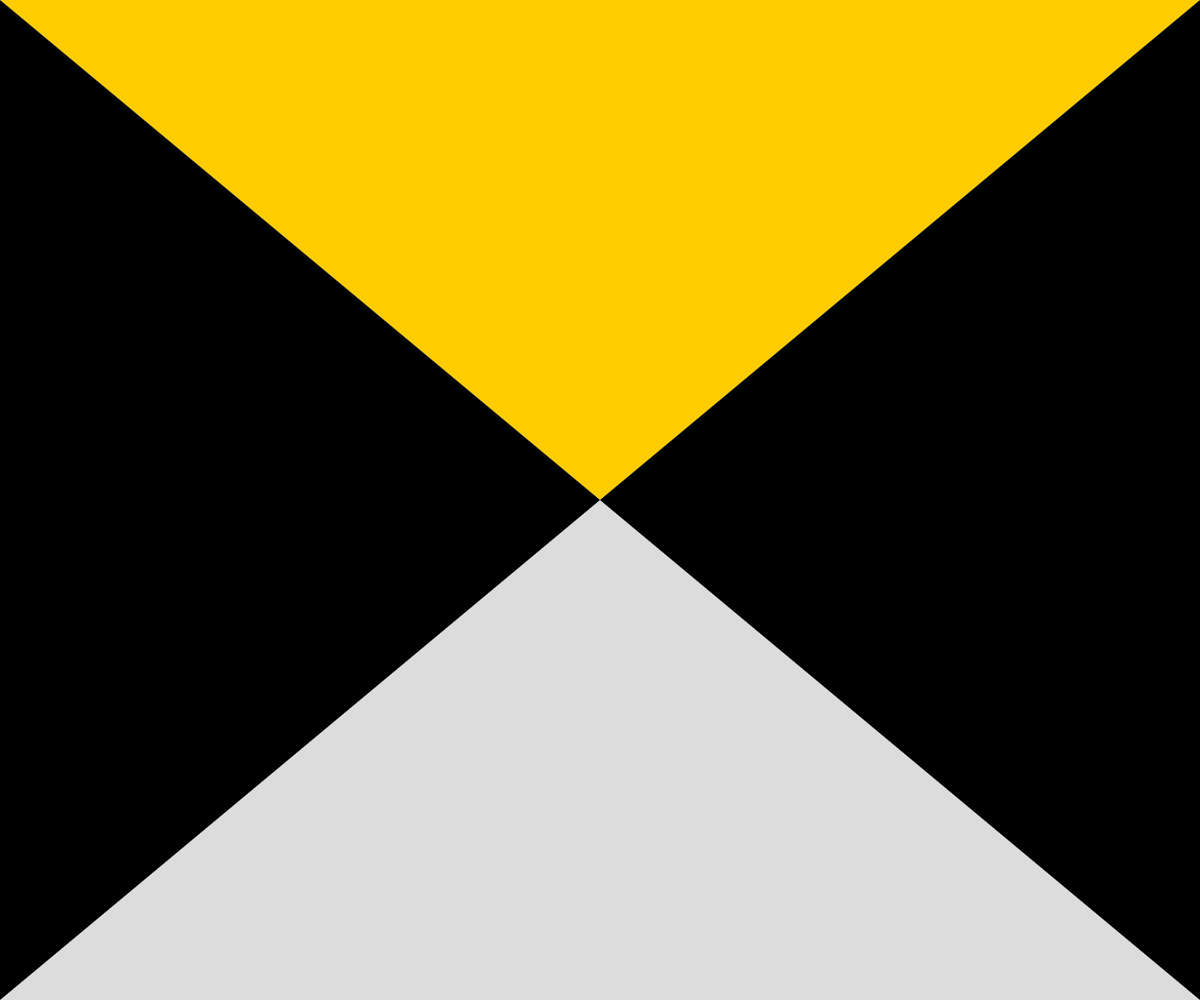
Frame 1 (no input)
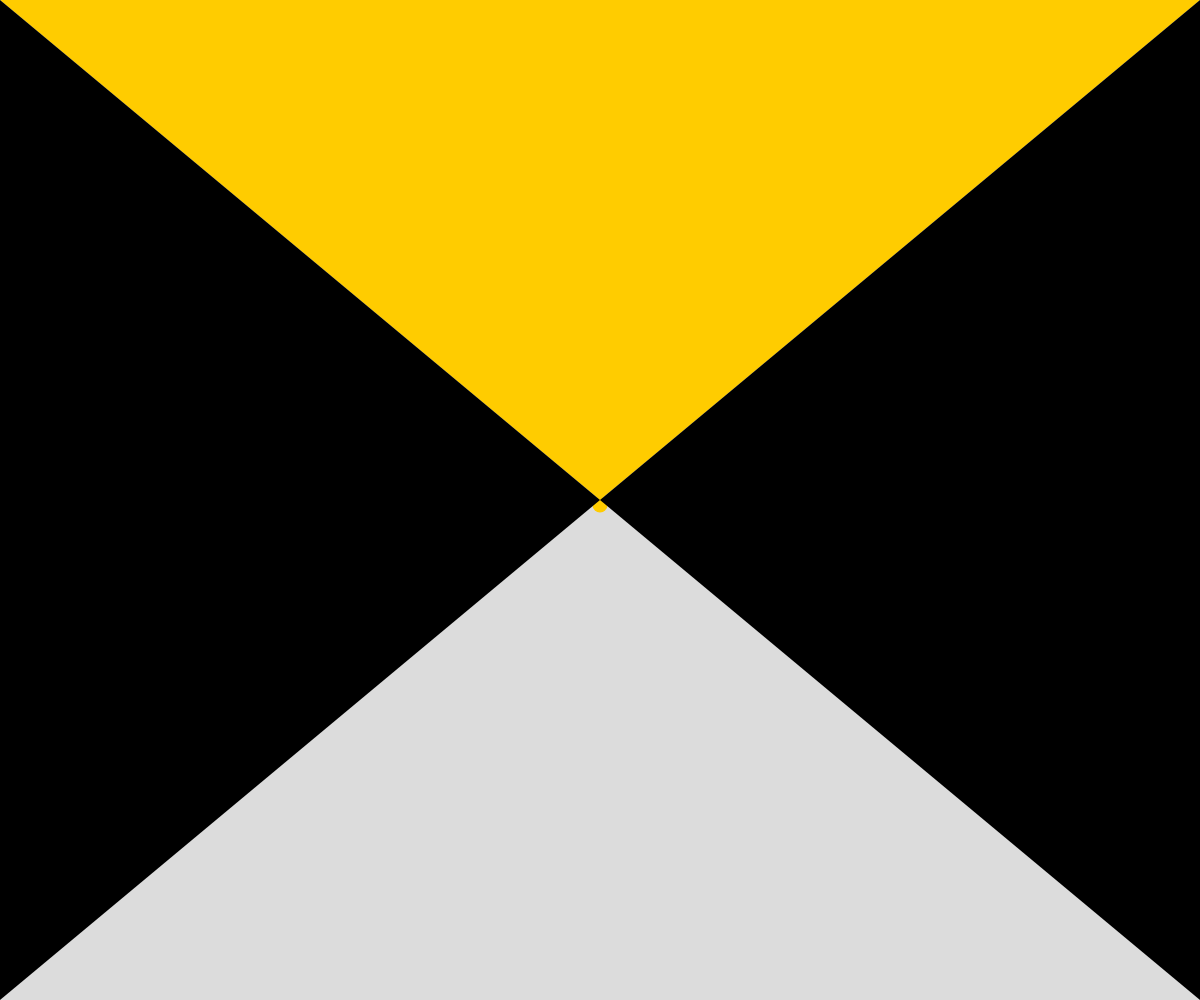
Frame 60 (no input)
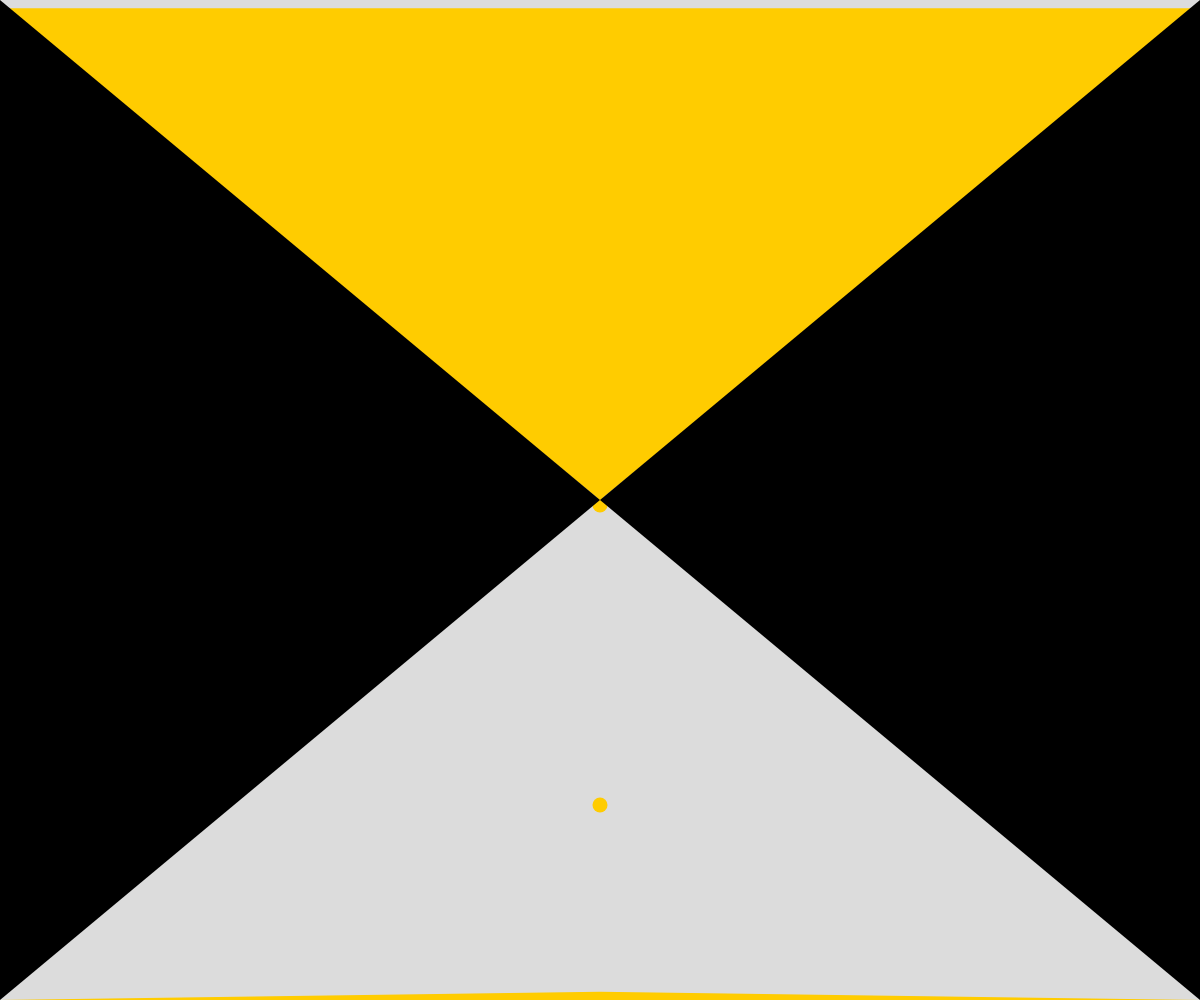
Frame 120 (the mouse pressed at the canvas centre since frame 60)

The p5.js sketch that drew these frames (run headless with seeded random() and noise() and a simulated clock; from frame 60 on, the mouse is pressed at the canvas centre):

// p5.js sketch
// ── sketch.js
let timer = 60;
let triangleHeight = 0;
let triangleTop = 0;
let upperHeight = 0;
let lowerHeight = 0;
let balls = [];

function setup() {
  createCanvas(windowWidth, windowHeight);
  noStroke();
  triangleHeight = height;
  triangleTop = (height - triangleHeight) / 2;
}

function draw() {
  background(220);

  //unteres Dreieck
  fill(255, 204, 0);
  lowerHeight = map(timer, 60, 0, 0, triangleHeight / 2);
  triangle(0, triangleTop + triangleHeight, width, triangleTop + triangleHeight, width/2, triangleTop + triangleHeight - lowerHeight);
  
  //oberes Dreieck
  fill(255, 204, 0);
  upperHeight = map(timer, 60, 0, 0, triangleHeight / 2);
  triangle(0,upperHeight,width/2,height/2, width ,upperHeight);
  


  // Erzeuge neue Kugel
   fill(255, 204, 0); 
   noStroke();
  if (frameCount % 60 === 0 && timer > 0) {
    let ball = {
      x: width / 2,
      y: height / 2,
      speed: 5,
      size: 15
    };
    balls.push(ball);
  }

  // Bewege und zeichne Bälle
  for (let i = balls.length - 1; i >= 0; i--) {
    let ball = balls[i];
    ball.y += ball.speed;
    ellipse(ball.x, ball.y, ball.size);
    if (ball.y > height) {
      balls.splice(i, 1);
    }
  }
  
    //schwarze Dreiecke
  fill(0);
  triangle(0, triangleTop, 0, triangleTop + triangleHeight, width / 2, height / 2);
  triangle(width, triangleTop, width, triangleTop + triangleHeight, width / 2, height / 2);

  // Verringere Timer
  if (frameCount % 60 === 0 && timer > 0) {
    timer--;
  }
}
